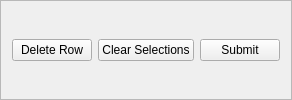
     <widget class="QFrame" name="frame_4">
      <property name="frameShape">
       <enum>QFrame::StyledPanel</enum>
      </property>
      <property name="frameShadow">
       <enum>QFrame::Raised</enum>
      </property>
      <layout class="QGridLayout" name="gridLayout_2">
       <item row="0" column="2">
        <widget class="QPushButton" name="clearFieldsButton">
         <property name="sizePolicy">
          <sizepolicy hsizetype="Preferred" vsizetype="Fixed">
           <horstretch>0</horstretch>
           <verstretch>0</verstretch>
          </sizepolicy>
         </property>
         <property name="text">
          <string>Clear Selections</string>
         </property>
        </widget>
       </item>
       <item row="0" column="0">
        <widget class="QPushButton" name="deleteRowButton">
         <property name="sizePolicy">
          <sizepolicy hsizetype="Preferred" vsizetype="Fixed">
           <horstretch>0</horstretch>
           <verstretch>0</verstretch>
          </sizepolicy>
         </property>
         <property name="text">
          <string>Delete Row</string>
         </property>
        </widget>
       </item>
       <item row="0" column="3">
        <widget class="QPushButton" name="submitRowButton">
         <property name="sizePolicy">
          <sizepolicy hsizetype="Preferred" vsizetype="Fixed">
           <horstretch>0</horstretch>
           <verstretch>0</verstretch>
          </sizepolicy>
         </property>
         <property name="text">
          <string>Submit</string>
         </property>
        </widget>
       </item>
      </layout>
     </widget>
